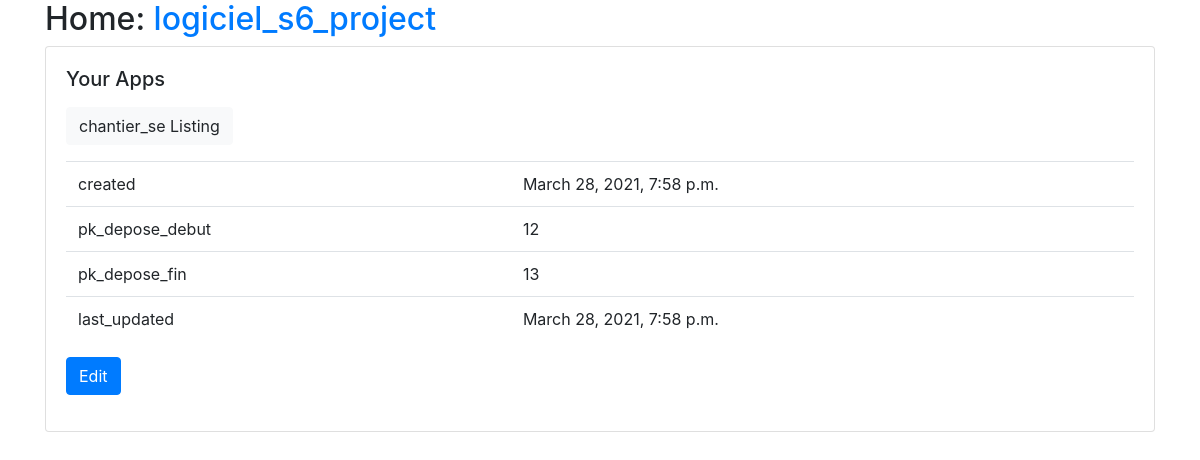
The app's page /info_base_chantier/info_base_chantier/chantier_se/detail/1/ with its own data.
### info_base_chantier/models.py (models this page shows, shortened)
class chantier_se(models.Model):
    created = models.DateTimeField(auto_now_add=True, editable=False)
    pk_depose_debut = models.IntegerField()
    pk_depose_fin = models.IntegerField()
    last_updated = models.DateTimeField(auto_now=True, editable=False)
    class Meta:
        pass
    def get_update_url(self):
        return reverse("info_base_chantier_chantier_se_update", args=(self.pk,))

### info_base_chantier/views.py (the view)
# urls.py: path("info_base_chantier/chantier_se/detail/<int:pk>/", views.chantier_seDetailView.as_view(), name="info_base_chantier_chantier_se_detail"),
class chantier_seDetailView(generic.DetailView):
    model = models.chantier_se
    form_class = forms.chantier_seForm

### info_base_chantier/templates/info_base_chantier/chantier_se_detail.html
{% extends "base.html" %}
{% load static %}
{% block content %}
<p>
    <a class="btn btn-light" href="{% url 'info_base_chantier_chantier_se_list' %}">
    chantier_se Listing
    </a>
</p>
<table class="table">
    <tr><td>created</td><td>{{ object.created }}</td></tr>
    <tr><td>pk_depose_debut</td><td>{{ object.pk_depose_debut }}</td></tr>
    <tr><td>pk_depose_fin</td><td>{{ object.pk_depose_fin }}</td></tr>
    <tr><td>last_updated</td><td>{{ object.last_updated }}</td></tr>
</table>
<a class="btn btn-primary" href="{{object.get_update_url}}">Edit</a>
{% endblock %}

### records on screen
chantier_se: created "March 28, 2021, 7:58 p.m.", pk_depose_debut "12", pk_depose_fin "13", last_updated "March 28, 2021, 7:58 p.m."
